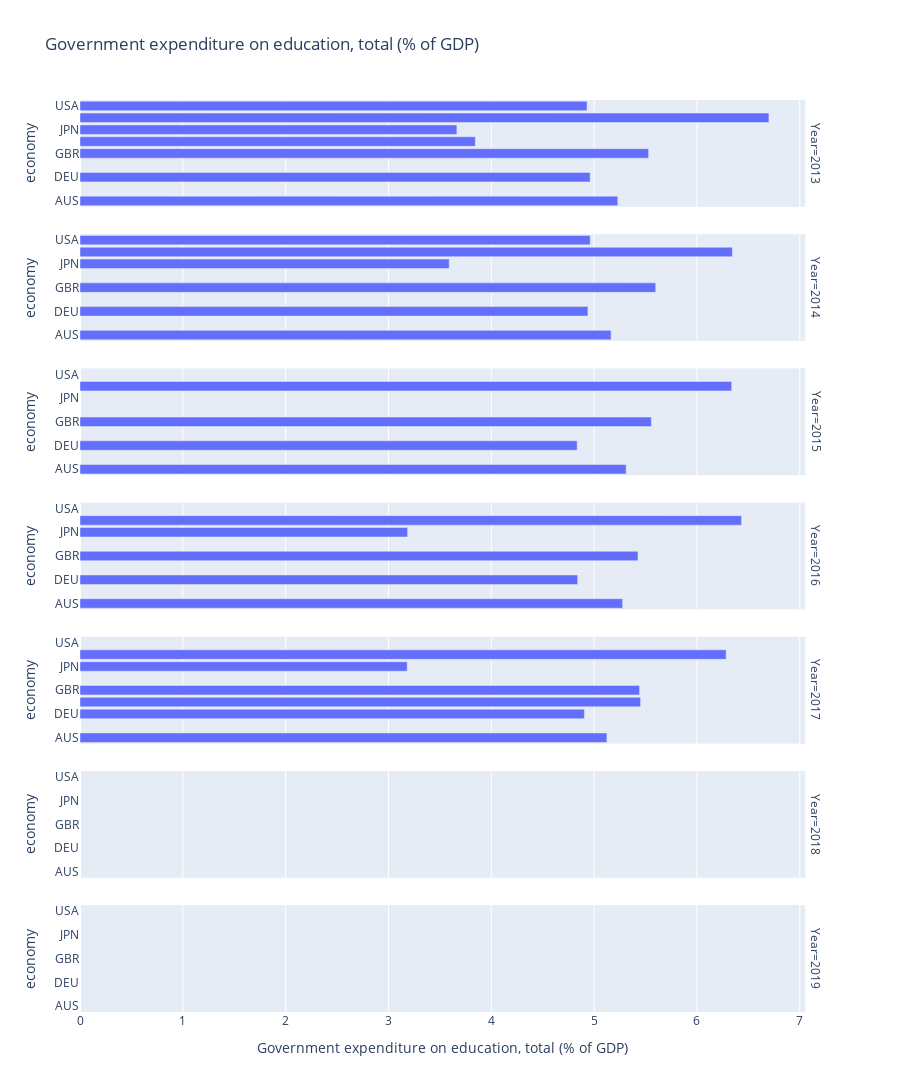

Notebook source saved alongside this figure:
### Code cell
fig = px.bar(data_frame=df1,y = 'economy',x='Government expenditure on education, total (% of GDP)',
             facet_row='Year',
             orientation='h',
             height=40*len(df1),
            title='Government expenditure on education, total (% of GDP)',
            hover_name='economy') 
fig

### Figure 1 — Plotly figure (JSON) as saved in the notebook; plotly's stock layout.template omitted (floating-point values rounded to 4 significant figures)
{"data": [{"alignmentgroup": "True", "hovertemplate": "<b>%{hovertext}</b><br><br>Year=2013<br>Government expenditure on education, total (% of GDP)=%{x}<br>economy=%{y}<extra></extra>", "hovertext": ["AUS", "CAN", "DEU", "FRA", "GBR", "IND", "JPN", "NZL", "USA"], "legendgroup": "", "marker": {"color": "#636efa"}, "name": "", "offsetgroup": "", "orientation": "h", "showlegend": false, "textposition": "auto", "type": "bar", "x": [5.23, null, 4.961, null, 5.53, 3.845, 3.665, 6.7, 4.931], "xaxis": "x7", "y": ["AUS", "CAN", "DEU", "FRA", "GBR", "IND", "JPN", "NZL", "USA"], "yaxis": "y7"}, {"alignmentgroup": "True", "hovertemplate": "<b>%{hovertext}</b><br><br>Year=2014<br>Government expenditure on education, total (% of GDP)=%{x}<br>economy=%{y}<extra></extra>", "hovertext": ["AUS", "CAN", "DEU", "FRA", "GBR", "IND", "JPN", "NZL", "USA"], "legendgroup": "", "marker": {"color": "#636efa"}, "name": "", "offsetgroup": "", "orientation": "h", "showlegend": false, "textposition": "auto", "type": "bar", "x": [5.165, null, 4.94, null, 5.599, null, 3.591, 6.344, 4.962], "xaxis": "x6", "y": ["AUS", "CAN", "DEU", "FRA", "GBR", "IND", "JPN", "NZL", "USA"], "yaxis": "y6"}, {"alignmentgroup": "True", "hovertemplate": "<b>%{hovertext}</b><br><br>Year=2015<br>Government expenditure on education, total (% of GDP)=%{x}<br>economy=%{y}<extra></extra>", "hovertext": ["AUS", "CAN", "DEU", "FRA", "GBR", "IND", "JPN", "NZL", "USA"], "legendgroup": "", "marker": {"color": "#636efa"}, "name": "", "offsetgroup": "", "orientation": "h", "showlegend": false, "textposition": "auto", "type": "bar", "x": [5.311, null, 4.835, null, 5.556, null, null, 6.337, null], "xaxis": "x5", "y": ["AUS", "CAN", "DEU", "FRA", "GBR", "IND", "JPN", "NZL", "USA"], "yaxis": "y5"}, {"alignmentgroup": "True", "hovertemplate": "<b>%{hovertext}</b><br><br>Year=2016<br>Government expenditure on education, total (% of GDP)=%{x}<br>economy=%{y}<extra></extra>", "hovertext": ["AUS", "CAN", "DEU", "FRA", "GBR", "IND", "JPN", "NZL", "USA"], "legendgroup": "", "marker": {"color": "#636efa"}, "name": "", "offsetgroup": "", "orientation": "h", "showlegend": false, "textposition": "auto", "type": "bar", "x": [5.277, null, 4.84, null, 5.427, null, 3.186, 6.433, null], "xaxis": "x4", "y": ["AUS", "CAN", "DEU", "FRA", "GBR", "IND", "JPN", "NZL", "USA"], "yaxis": "y4"}, {"alignmentgroup": "True", "hovertemplate": "<b>%{hovertext}</b><br><br>Year=2017<br>Government expenditure on education, total (% of GDP)=%{x}<br>economy=%{y}<extra></extra>", "hovertext": ["AUS", "CAN", "DEU", "FRA", "GBR", "IND", "JPN", "NZL", "USA"], "legendgroup": "", "marker": {"color": "#636efa"}, "name": "", "offsetgroup": "", "orientation": "h", "showlegend": false, "textposition": "auto", "type": "bar", "x": [5.124, null, 4.905, 5.452, 5.442, null, 3.182, 6.284, null], "xaxis": "x3", "y": ["AUS", "CAN", "DEU", "FRA", "GBR", "IND", "JPN", "NZL", "USA"], "yaxis": "y3"}, {"alignmentgroup": "True", "hovertemplate": "<b>%{hovertext}</b><br><br>Year=2018<br>Government expenditure on education, total (% of GDP)=%{x}<br>economy=%{y}<extra></extra>", "hovertext": ["AUS", "CAN", "DEU", "FRA", "GBR", "IND", "JPN", "NZL", "USA"], "legendgroup": "", "marker": {"color": "#636efa"}, "name": "", "offsetgroup": "", "orientation": "h", "showlegend": false, "textposition": "auto", "type": "bar", "x": [null, null, null, null, null, null, null, null, null], "xaxis": "x2", "y": ["AUS", "CAN", "DEU", "FRA", "GBR", "IND", "JPN", "NZL", "USA"], "yaxis": "y2"}, {"alignmentgroup": "True", "hovertemplate": "<b>%{hovertext}</b><br><br>Year=2019<br>Government expenditure on education, total (% of GDP)=%{x}<br>economy=%{y}<extra></extra>", "hovertext": ["AUS", "CAN", "DEU", "FRA", "GBR", "IND", "NZL"], "legendgroup": "", "marker": {"color": "#636efa"}, "name": "", "offsetgroup": "", "orientation": "h", "showlegend": false, "textposition": "auto", "type": "bar", "x": [null, null, null, null, null, null, null], "xaxis": "x", "y": ["AUS", "CAN", "DEU", "FRA", "GBR", "IND", "NZL"], "yaxis": "y"}], "layout": {"annotations": [{"font": {}, "showarrow": false, "text": "Year=2019", "textangle": 90, "x": 0.98, "xanchor": "left", "xref": "paper", "y": 0.05857, "yanchor": "middle", "yref": "paper"}, {"font": {}, "showarrow": false, "text": "Year=2018", "textangle": 90, "x": 0.98, "xanchor": "left", "xref": "paper", "y": 0.2057, "yanchor": "middle", "yref": "paper"}, {"font": {}, "showarrow": false, "text": "Year=2017", "textangle": 90, "x": 0.98, "xanchor": "left", "xref": "paper", "y": 0.3529, "yanchor": "middle", "yref": "paper"}, {"font": {}, "showarrow": false, "text": "Year=2016", "textangle": 90, "x": 0.98, "xanchor": "left", "xref": "paper", "y": 0.5, "yanchor": "middle", "yref": "paper"}, {"font": {}, "showarrow": false, "text": "Year=2015", "textangle": 90, "x": 0.98, "xanchor": "left", "xref": "paper", "y": 0.6471, "yanchor": "middle", "yref": "paper"}, {"font": {}, "showarrow": false, "text": "Year=2014", "textangle": 90, "x": 0.98, "xanchor": "left", "xref": "paper", "y": 0.7943, "yanchor": "middle", "yref": "paper"}, {"font": {}, "showarrow": false, "text": "Year=2013", "textangle": 90, "x": 0.98, "xanchor": "left", "xref": "paper", "y": 0.9414, "yanchor": "middle", "yref": "paper"}], "barmode": "relative", "height": 2440, "legend": {"tracegroupgap": 0}, "title": {"text": "Government expenditure on education, total (% of GDP)"}, "xaxis": {"anchor": "y", "domain": [0, 0.98], "title": {"text": "Government expenditure on education, total (% of GDP)"}}, "xaxis2": {"anchor": "y2", "domain": [0, 0.98], "matches": "x", "showticklabels": false}, "xaxis3": {"anchor": "y3", "domain": [0, 0.98], "matches": "x", "showticklabels": false}, "xaxis4": {"anchor": "y4", "domain": [0, 0.98], "matches": "x", "showticklabels": false}, "xaxis5": {"anchor": "y5", "domain": [0, 0.98], "matches": "x", "showticklabels": false}, "xaxis6": {"anchor": "y6", "domain": [0, 0.98], "matches": "x", "showticklabels": false}, "xaxis7": {"anchor": "y7", "domain": [0, 0.98], "matches": "x", "showticklabels": false}, "yaxis": {"anchor": "x", "domain": [0, 0.1171], "title": {"text": "economy"}}, "yaxis2": {"anchor": "x2", "domain": [0.1471, 0.2643], "matches": "y", "title": {"text": "economy"}}, "yaxis3": {"anchor": "x3", "domain": [0.2943, 0.4114], "matches": "y", "title": {"text": "economy"}}, "yaxis4": {"anchor": "x4", "domain": [0.4414, 0.5586], "matches": "y", "title": {"text": "economy"}}, "yaxis5": {"anchor": "x5", "domain": [0.5886, 0.7057], "matches": "y", "title": {"text": "economy"}}, "yaxis6": {"anchor": "x6", "domain": [0.7357, 0.8529], "matches": "y", "title": {"text": "economy"}}, "yaxis7": {"anchor": "x7", "domain": [0.8829, 1.0], "matches": "y", "title": {"text": "economy"}}}}
